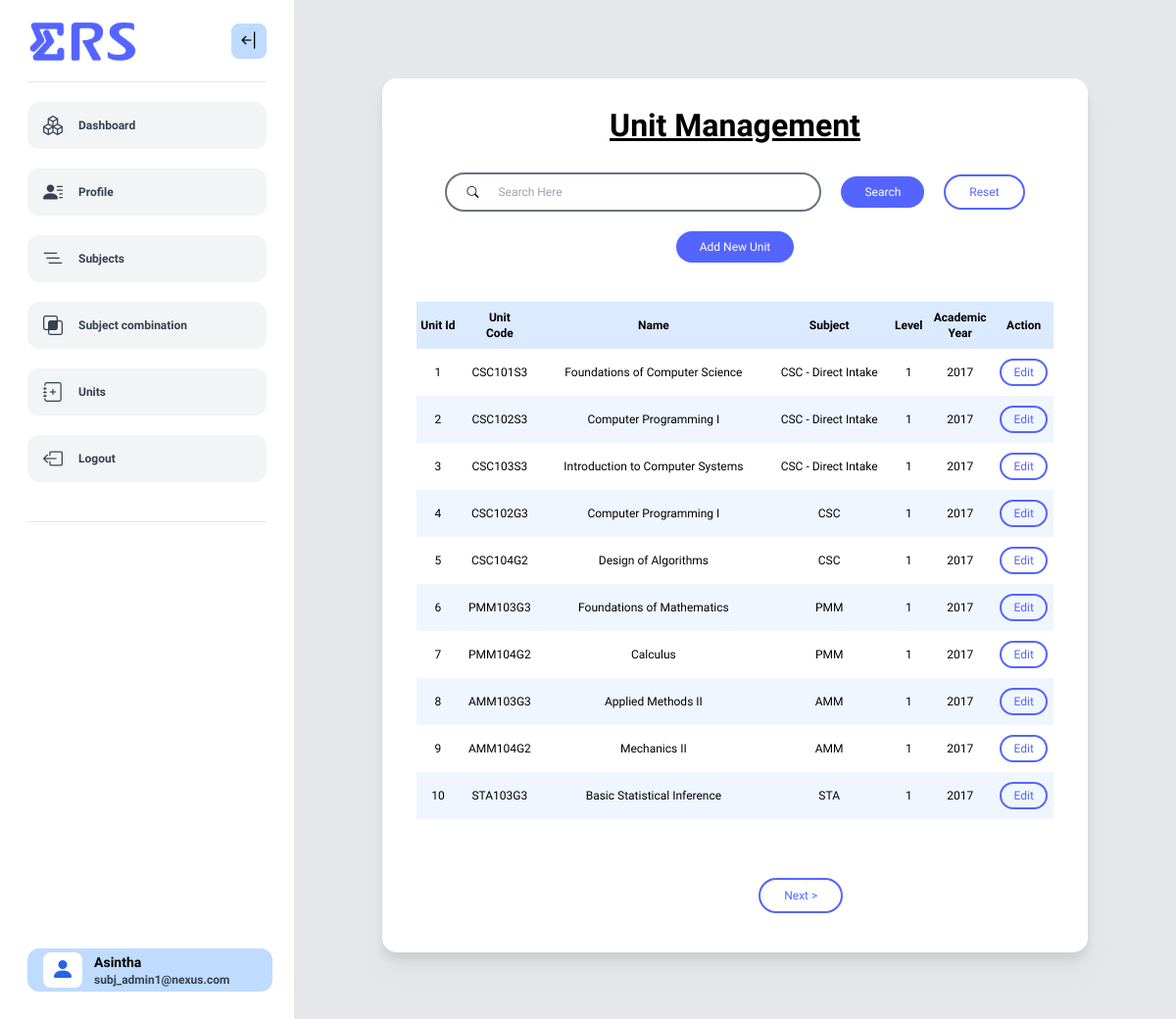
The page /admin/index.php?page=units (signed in) on the database its author committed.
### tables this page shows
CREATE TABLE `unit` (
  `unitId` int(11) NOT NULL,
  `unitCode` varchar(50) NOT NULL,
  `name` varchar(255) NOT NULL,
  `subject` varchar(50) NOT NULL,
  `level` int(1) NOT NULL,
  `acYearAdded` int(4) NOT NULL
);

### config/adminName.php (called while the page is built, shortened)
<?php
$get_name = "
    SELECT a.name, ad.title
    FROM admin a
    INNER JOIN admin_details ad
    ON a.email = ad.email
    WHERE ad.email ='".$_SESSION['userid']."'";
$res = mysqli_fetch_assoc(mysqli_query($con, $get_name));
$userprofname = $res['name'];
?>

### admin/subjectAdmin/unit.php (the view, shortened to what this page needs)
<?php
$current_page = isset($_GET['no']) ? intval($_GET['no']) : 1;
$records_per_page =10;
$offset = ($current_page - 1) * $records_per_page;
$sql = "SELECT * FROM unit";
$limit = " LIMIT $offset, $records_per_page";
$forcount = $sql;
$sql .= $limit;
$unitlist = mysqli_query($con, $sql);
?>
<div class="flex flex-col items-center justify-around gap-5">
    <h1 class="title">Unit Management</h1>
    <div class="flex items-center gap-5 mt-5">
        <form  id="searchform" action="index.php?page=units" method="post" class="flex items-center gap-5">
            <div class="search-bar w-96 h-10 border-2 border-gray-500 rounded-full flex items-center gap-5 px-5">
                <i class="bi bi-search"></i>
                <input type="text" name="searchkey" placeholder="Search Here" value="<?php echo (isset($searchkey)) ? $searchkey : "" ?>" class="outline-none h-full w-full" required>
            </div>
            <button class="btn fill-btn" type="submit" name="search">Search</button>
        </form>
        <a href="index.php?page=units">
            <button id="add" class="btn outline-btn">Reset</button>
        </a>
    </div>
    <a href="index.php?page=addUnit">
        <button id="add" class="btn fill-btn">Add New Unit</button>
    </a>
    <table class="w-11/12 mt-5 text-center">
        <tr class="h-12 bg-blue-100 font-semibold">
            <th>Unit Id</th>
            <th>Unit<br>Code</th>
            <th>Name</th>
            <th>Subject</th>
            <th>Level</th>
            <th>Academic<br>Year</th>
            <th>Action</th>
        </tr>
        <?php
        if (mysqli_num_rows($unitlist) > 0) {
        while ($row = mysqli_fetch_assoc($unitlist)) {
            ?>
            <tr class="h-12 odd:bg-blue-50">
                <td><?php echo $row['unitId']; ?></td>
                <td><?php echo $row['unitCode']; ?></td>
                <td><?php echo $row['name']; ?></td>
                <td><?php echo $row['subject']; ?></td>
                <td><?php echo $row['level']; ?></td>
                <td><?php echo $row['acYearAdded']; ?></td>
                <td>
                    <button onclick="edit('<?php echo $row['unitId']; ?>')" class="btn outline-btn !py-1 !px-3">Edit</button>
                </td>
            </tr>
            <?php
        }
        } else {
            echo "<tr class='h-12 odd:bg-blue-50'>
                     <td colspan='7'>No record found</td>
                  </tr>
                                        ";
        }
        ?>
    </table>
    <div class="w-1/2 flex items-center justify-around mt-10">
    <?php
        $next_page = $current_page + 1;
        echo "<br>";
        $count_result = mysqli_query($con, $forcount);
        $total_records = $count_result->num_rows;
        $total_pages = ceil($total_records / $records_per_page);
        if ($next_page <= $total_pages) {
            echo "<button onclick='pagechange($next_page)' class='btn outline-btn'>Next ></button>";
        }
    ?>
    </div>
</div>

### admin/index.php (shortened to what this page needs)
<?php
require_once("../config/connect.php");
require_once("../config/adminName.php");
?>
<!doctype html>
<html lang="en">
<head>
    <script src="https://cdn.tailwindcss.com"></script>
    <link
      rel="stylesheet"
      href="https://cdn.jsdelivr.net/npm/bootstrap-icons@1.7.2/font/bootstrap-icons.css" />
    <link rel="stylesheet" type="text/css" href="../assets/css/admin.css" />
</head>
<body class="bg-gray-200 sm:text-xs xl:text-sm 2xl:text-base">
<?php
    require_once("navbar.php");
?>
<div id="nextSibling" class="transition-all ml-[300px] h-auto flex items-center justify-center py-20">
    <div class = "card drop-shadow-xl">
        <?php
        if ($_SESSION['role'] == "Admin_Student") {
            if(isset($_GET['page'])){
                if($_GET['page'] === "stud"){
                    include("studentAdmin/admin_student.php");
                }
                else if($_GET['page'] === "viewStud"){
                    if(isset($_POST['regNo']))
                        include("studentAdmin/admin_detail_student.php");
                    else
                        header("Location:index.php?page=stud");
                } else if ($_GET['page'] === "profile") {
                    include("../config/profile.php");
                } else if ($_GET['page'] === "pwdChg") {
                    include("../login/pwd_change.php");
                } else if ($_GET['page'] === "updateProfile") {
                    include("../config/updateProfile.php");
                } else if($_GET['page'] === "editStud"){
                    if(isset($_POST['regNo']))
                        include("studentAdmin/admin_edit_student.php");
                    else
                        header("Location:index.php?page=stud");
                }
                else if($_GET['page'] === "addStud"){
                    include("studentAdmin/add_student.php");
                }
                else
                    include("studentAdmin/stud_admin_dashboard.php");
            }
            else
                include("studentAdmin/stud_admin_dashboard.php");
        }elseif ($_SESSION['role'] == "Admin_Subject")
            if(isset($_GET['page'])){
                if($_GET['page'] === "subComb"){
                    include("subjectAdmin/subject_combination.php");
                }
                else if($_GET['page'] === "units"){
                    include("subjectAdmin/unit.php");
                }
            }
            else
                include("subjectAdmin/subj_admin_dashboard.php");
        ?>
    </div>
</div>
</body>
</html>

### admin/navbar.php (shortened to what this page needs)
<nav
  id="navBar"
  class="fixed top-0 bottom-0 lg:left-0 py-5 px-7 w-[300px] bg-white drop-shadow-sm transition-all">
  <div class="flex items-center justify-between">
    <img
      src="../assets/img/logo/ERS_logo.gif"
      alt="Logo"
      class="w-28 transition-all"
      id="nav-logo" />
    <i
      onclick="toggleNavBar()"
      id="open-close-btn"
      class="bi bi-arrow-bar-left text-xl py-1 px-2 rounded-lg bg-blue-200 text-black cursor-pointer transition-all"></i>
  </div>
  <hr class="bg-gray-700 my-5" />
  <div class="flex flex-col gap-5" id="navLinks">
    <a
      id="dashboardLink"
      href="../admin"
      class="flex items-center gap-4 w-full bg-gray-100 rounded-xl py-2.5 px-4 cursor-pointer transition-all hover:bg-gray-200 hover:text-black font-semibold text-gray-700">
      <i class="bi bi-boxes text-xl"></i>
      <span class="transition-all">Dashboard</span>
    </a>
    <a
      id="dashboardLink"
      href="index.php?page=profile"
      class="flex items-center gap-4 w-full bg-gray-100 rounded-xl py-2.5 px-4 cursor-pointer transition-all hover:bg-gray-200 hover:text-black font-semibold text-gray-700">
      <i class="bi bi-person-lines-fill text-xl"></i>
      <span class="transition-all">Profile</span>
    </a>
    <?php if ($_SESSION['role'] == "Admin_Subject") {?>
        <a
                id="dashboardLink"
                href="index.php?page=subj"
                class="flex items-center gap-4 w-full bg-gray-100 rounded-xl py-2.5 px-4 cursor-pointer transition-all hover:bg-gray-200 hover:text-black font-semibold text-gray-700">
            <i class="bi bi-list-nested text-xl"></i>
            <span class="transition-all">Subjects</span>
        </a>
        <a
        <a
            id="dashboardLink"
            href="index.php?page=subComb"
            class="flex items-center gap-4 w-full bg-gray-100 rounded-xl py-2.5 px-4 cursor-pointer transition-all hover:bg-gray-200 hover:text-black font-semibold text-gray-700">
            <i class="bi bi-intersect text-xl"></i>
            <span class="transition-all">Subject combination</span>
            </a>
        <a
            id="dashboardLink"
            href="index.php?page=units"
            class="flex items-center gap-4 w-full bg-gray-100 rounded-xl py-2.5 px-4 cursor-pointer transition-all hover:bg-gray-200 hover:text-black font-semibold text-gray-700">
            <i class="bi bi-journal-plus text-xl"></i>
          <span class="transition-all">Units</span>
        </a>
    <?php } ?>
    <a
      id="dashboardLink"
      href="../logout.php"
      class="flex items-center gap-4 w-full bg-gray-100 rounded-xl py-2.5 px-4 cursor-pointer transition-all hover:bg-gray-200 hover:text-black font-semibold text-gray-700">
      <i class="bi bi-box-arrow-left text-xl"></i>
      <span class="transition-all">Logout</span>
    </a>
  </div>
  <hr class="bg-gray-700 my-10" />
  <a
    id="profile-sec"
    href="index.php?page=profile"
    class="fixed bottom-10 w-10/12 mx-auto bg-blue-200 rounded-xl flex items-center gap-3 py-1 px-4 cursor-pointer overflow-x-hidden">
      <i
        class="user-icon bi bi-person-fill text-2xl py-0.5 px-2 rounded-lg bg-white text-blue-600"></i>
      <div class="name-email leading-tight">
        <h4 class="text-black font-bold text-sm"><?php echo $userprofname ?></h4>
        <p class="text-xs font-semibold text-gray-700"><?php echo $_SESSION['userid'] ?></p>
      </div>
    </a>
</nav>

### assets/css/admin.css (style rules this page uses)
:root { --primary: #5465ff; --secondary: #bfd7ff; --error: #ff5733; --title: "Kanit"; }
* { margin: 0; padding: 0; box-sizing: border-box; font-family: "Geologica", serif; }
.title { font-family: var(--title); font-weight: bolder; font-size: 2rem; text-decoration: underline; }
.btn { border: none; border-radius: 9999px; padding: 0.5rem 1.5rem; font-weight: 500; cursor: pointer; text-align: center; transition: 0.4s all ease; }
.fill-btn { background-color: var(--primary) !important; color: white; }
.outline-btn { background-color: transparent; color: var(--primary); border: 2px solid var(--primary) !important; }
.card { background-color: white; border: none; border-radius: 15px; padding: 40px 5px; width: 80%; margin: auto; }

### rows shown on the page
unit: unitId "1", unitCode "CSC101S3", name "Foundations of Computer Science", subject "CSC - Direct Intake", level "1", acYearAdded "2017"
unit: unitId "2", unitCode "CSC102S3", name "Computer Programming I", subject "CSC - Direct Intake", level "1", acYearAdded "2017"
unit: unitId "3", unitCode "CSC103S3", name "Introduction to Computer Systems", subject "CSC - Direct Intake", level "1", acYearAdded "2017"
unit: unitId "4", unitCode "CSC102G3", name "Computer Programming I", subject "CSC", level "1", acYearAdded "2017"
unit: unitId "5", unitCode "CSC104G2", name "Design of Algorithms", subject "CSC", level "1", acYearAdded "2017"
unit: unitId "6", unitCode "PMM103G3", name "Foundations of Mathematics", subject "PMM", level "1", acYearAdded "2017"
unit: unitId "7", unitCode "PMM104G2", name "Calculus", subject "PMM", level "1", acYearAdded "2017"
unit: unitId "8", unitCode "AMM103G3", name "Applied Methods II", subject "AMM", level "1", acYearAdded "2017"
unit: unitId "9", unitCode "AMM104G2", name "Mechanics II", subject "AMM", level "1", acYearAdded "2017"
unit: unitId "10", unitCode "STA103G3", name "Basic Statistical Inference", subject "STA", level "1", acYearAdded "2017"

### other values the page prints
$userprofname "Asintha"
$_SESSION['userid'] "subj_admin1@nexus.com"
